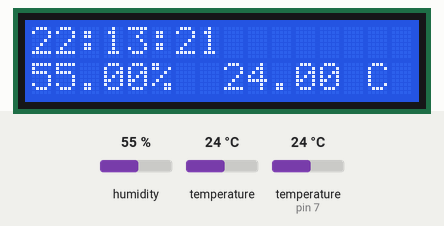
Simulated run of this sketch. Board: Arduino Uno, built with avr-gcc and run on an emulated ATmega328P. Shown: 16×2 character LCD. The inputs (shaded band) are chosen by the test bench; at power-on: humidity 55 %, temperature (sensor on pin 7) 24 °C, temperature 24 °C. The local clock reads 2024-03-15 10:24:30 at power-on unless the sketch sets it; storage starts empty; what the sketch prints to the serial monitor is not drawn.

Above: at 1.2 s.
1.3 s: humidity set to 22 %
At 3.0 s:
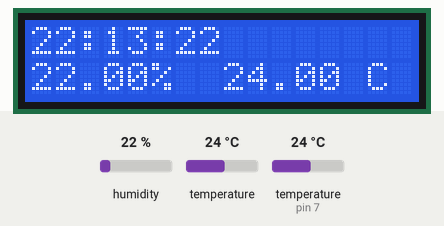
4.7 s: temperature (sensor on pin 7) set to 12 °C
At 6.9 s:
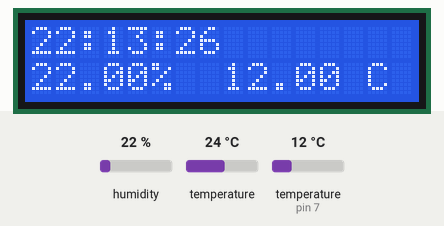
8.8 s: humidity set to 40 %
At 11.9 s:
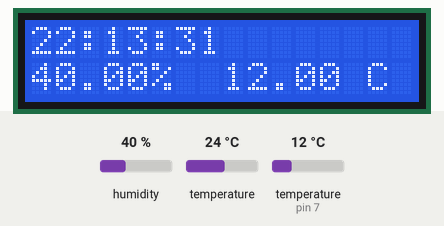
13.0 s: temperature (sensor on pin 7) set to 19 °C
At 14.9 s:
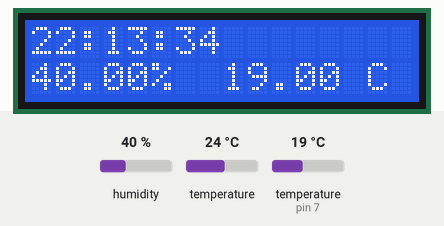
Timing chart, 0 to 16.4 s (numbered marks = the images above; inputs shaded):
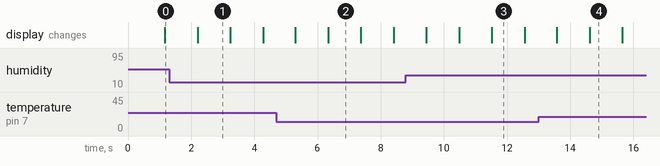

Measured:
- what the display in image 1 shows lasts 1.0 s, from 2.2 s to 3.2 s

The sketch:

weatherstation_1.0.ino
```cpp
/*
 * Title: Weatherstation Rev 1.0
 * Author: Vincent Piegsa
 * Date: 26.08.2018
 * Description:
 *  An Arduino-based weatherstation, including
 *  - DHT11 (Temperature & Humidity Sensor)
 *  - DS3231 (Clock)
 *  - SD-Module
 *  - LCD
 */

//importing all necessary libraries
#include <DS3231.h>
#include <DHT.h>
#include <LiquidCrystal.h>
#include <SD.h>
#include <SPI.h>

//defining pin and type of DHT11 (temperature & humidity sensor)
#define DHTPIN 7
#define DHTTYPE DHT11

//initializing DHT11
DHT dht(DHTPIN, DHTTYPE);

//initializing DS3231
DS3231 rtc(SDA, SCL);

//initializing LCD
LiquidCrystal lcd(12, 11, 5, 4, 3, 2);

//CS-Pin of the SD-Card Module
const int chipSelect = 6;

//function that splits the date and time (needed for the initialization of the DS3231)
String getSplitValue(String data, char separator, int index) {
  int found = 0;
  int strIndex[] = { 0, -1 };
  int maxIndex = data.length() - 1;
  for (int i = 0; i <= maxIndex && found <= index; i++) {
    if (data.charAt(i) == separator || i == maxIndex) {
      found++;
      strIndex[0] = strIndex[1] + 1;
      strIndex[1] = (i == maxIndex) ? i + 1 : i;
    }
  }
  return found > index ? data.substring(strIndex[0], strIndex[1]) : "";
}

//function that displays the humidity and temperature on the LCD
void display_lcd(String humidity, String temperature_) {
  lcd.setCursor(0, 0);
  lcd.print(rtc.getTimeStr());

  lcd.setCursor(0, 1);
  lcd.print(humidity);

  lcd.setCursor(8, 1);
  lcd.print(temperature_);
}

// function that prints the measured data via the serial connection
void serial(String humidity, String temperature_) {
  Serial.print(rtc.getDateStr());
  Serial.print(" -- ");
  Serial.print(rtc.getTimeStr());

  Serial.println();

  Serial.print(humidity);
  Serial.print(" % -- ");
  Serial.print(temperature_);
  Serial.print(" degree Celcius");

  Serial.println();
  delay(2000);
}

void setup() {
  //initializing the serial connection
  Serial.begin(9600);

  //initializing the DS3231
  rtc.begin();

  //initializing the DHT11
  dht.begin();

  //getting the data
  String date_ = String(__DATE__);

  //parsing the date to the splitting function
  int day = getSplitValue(date_, '.', 0).toInt();
  int month = getSplitValue(date_, '.', 1).toInt();
  int year_ = getSplitValue(date_, '.', 2).toInt();

  //getting the time
  String time_ = String(__TIME__);

  //parsing the time to the splitting function
  int hour_ = getSplitValue(time_, ':', 0).toInt();
  int second = getSplitValue(time_, ':', 1).toInt();
  int millisecond = getSplitValue(time_, ':', 2).toInt();

  //parsing the converted values to the DS3231
  rtc.setTime(hour_, second, millisecond);
  rtc.setDate(day, month, year_);

  //initializing the LCD
  lcd.begin(16, 2);

  //initializing the SD-Card
  if (!SD.begin(chipSelect)) {
    Serial.println("Card initialization failed");
  }
}

void loop() {
  // variable for storing the data
  String dataString = "";

  //displaying the temperature and humidity
  display_lcd(String(dht.readHumidity()) + "%", String(dht.readTemperature()) + " C");

  //adding temperature and humidity to dataString
  dataString += "Temperature: " + String((dht.readHumidity() + rtc.getTemp())/2) + "%; ";
  dataString += "Humidity: " + String(dht.readTemperature()) + " C; ";

  //adding date and time to dataString
  dataString += String(rtc.getDateStr()) + " -- ";
  dataString += String(rtc.getTimeStr()) + ";";

  //opening datalog.txt on the SD-Card
  File dataFile = SD.open("datalog.txt", FILE_WRITE);

  //writing to datalog.txt if exists/connection is available
  if (dataFile) {
    dataFile.println(dataString);
    dataFile.close();

    Serial.println(dataString);
  }
  else {
    Serial.println("error opening datalog.txt");
  }

  delay(1000);
}
```
